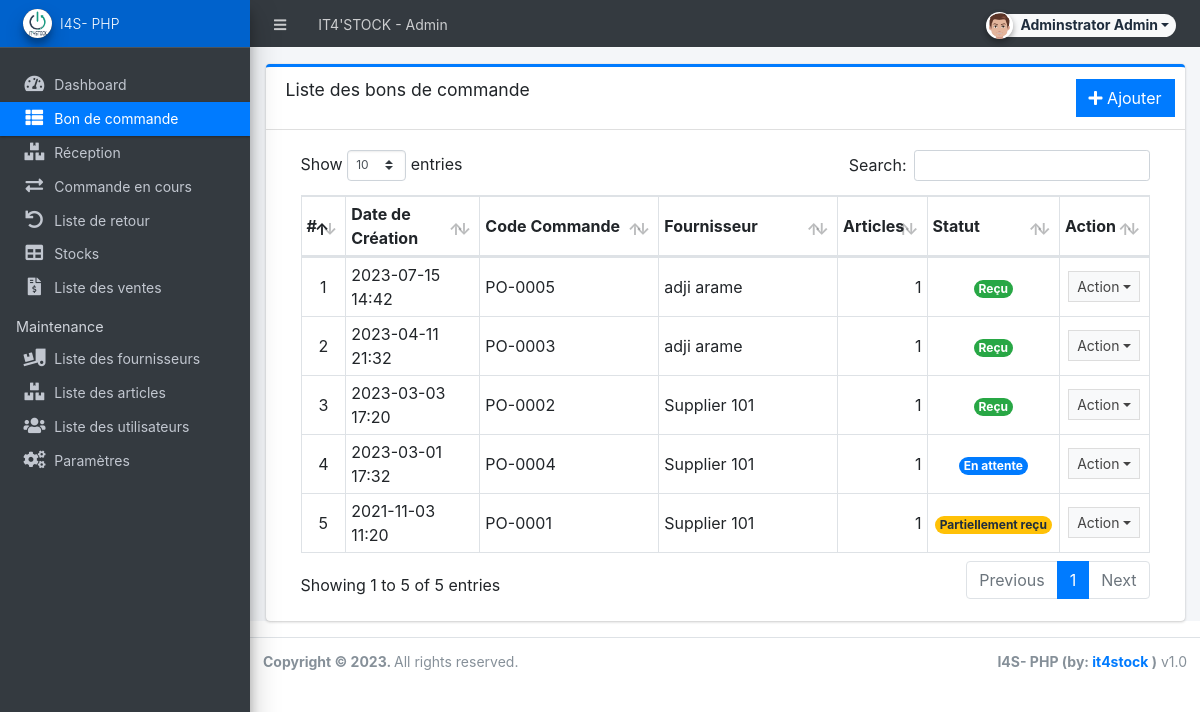
Page /admin/?page=purchase_order (signed in) on the committed database.
### tables this page shows
CREATE TABLE `purchase_order_list` (
  `id` int(30) NOT NULL,
  `po_code` varchar(50) NOT NULL,
  `supplier_id` int(30) NOT NULL,
  `amount` float NOT NULL,
  `discount_perc` float NOT NULL DEFAULT 0,
  `discount` float NOT NULL DEFAULT 0,
  `tax_perc` float NOT NULL DEFAULT 0,
  `tax` float NOT NULL DEFAULT 0,
  `remarks` text NOT NULL,
  `status` tinyint(4) NOT NULL DEFAULT 0 COMMENT '0 = pending, 1 = partially received, 2 =received',
  `date_created` datetime NOT NULL DEFAULT current_timestamp(),
  `date_updated` datetime NOT NULL DEFAULT current_timestamp() ON UPDATE current_timestamp()
);

CREATE TABLE `supplier_list` (
  `id` int(30) NOT NULL,
  `name` text NOT NULL,
  `address` text NOT NULL,
  `cperson` text NOT NULL,
  `contact` text NOT NULL,
  `status` tinyint(1) NOT NULL DEFAULT 1,
  `date_created` datetime NOT NULL DEFAULT current_timestamp(),
  `date_updated` datetime NOT NULL DEFAULT current_timestamp() ON UPDATE current_timestamp()
);

### config.php (called while the page is built, shortened)
<?php
require_once('classes/DBConnection.php');
require_once('classes/SystemSettings.php');
function validate_image($file){
	if(!empty($file)){
        $ex = explode('?',$file);
        $file = $ex[0];
        $param =  isset($ex[1]) ? '?'.$ex[1]  : '';
		if(is_file(base_app.$file)){
			return base_url.$file.$param;
		}else{
			return base_url.'dist/img/no-image-available.png';
		}
	}else{
		return base_url.'dist/img/no-image-available.png';
	}
}
function isMobileDevice(){
    $aMobileUA = array(
        '/iphone/i' => 'iPhone',
        '/ipod/i' => 'iPod',
        '/ipad/i' => 'iPad',
        '/android/i' => 'Android',
        '/blackberry/i' => 'BlackBerry',
        '/webos/i' => 'Mobile'
    );
    return false;
}
?>

### classes/DBConnection.php (called while the page is built, shortened)
<?php
class DBConnection{
    private $host = DB_SERVER;
    private $username = DB_USERNAME;
    private $password = DB_PASSWORD;
    private $database = DB_NAME;
    public $conn;
    public function __construct(){
        if (!isset($this->conn)) {
            $this->conn = new mysqli($this->host, $this->username, $this->password, $this->database);
        }
    }
}

### classes/SystemSettings.php (called while the page is built, shortened)
<?php
class SystemSettings extends DBConnection
{
  function userdata($field = '')
  {
    if (!empty($field)) {
      if (isset($_SESSION['userdata'][$field]))
        return $_SESSION['userdata'][$field];
      else
        return null;
    } else {
      return false;
    }
  }
  function info($field = '')
  {
    if (!empty($field)) {
      if (isset($_SESSION['system_info'][$field]))
        return $_SESSION['system_info'][$field];
      else
        return false;
    } else {
      return false;
    }
  }
}
$_settings = new SystemSettings();

### admin/purchase_order/index.php (the view, shortened to what this page needs)
<div class="card card-outline card-primary">
  <div class="card-header">
    <h3 class="card-title">Liste des bons de commande</h3>
    <div class="card-tools">
      <a href="<?php echo base_url ?>admin/?page=purchase_order/manage_po" class="btn btn-flat btn-primary"><span class="fas fa-plus"></span> Ajouter</a>
    </div>
  </div>
  <div class="card-body">
    <div class="container-fluid">
      <div class="container-fluid">
        <table class="table table-bordered table-stripped">
          <colgroup>
            <col width="5%">
            <col width="15%">
            <col width="20%">
            <col width="20%">
            <col width="10%">
            <col width="10%">
            <col width="10%">
          </colgroup>
          <thead>
            <tr>
              <th>#</th>
              <th>Date de Création</th>
              <th>Code Commande</th>
              <th>Fournisseur</th>
              <th>Articles</th>
              <th>Statut</th>
              <th>Action</th>
            </tr>
          </thead>
          <tbody>
            <?php
            $i = 1;
            $qry = $conn->query("SELECT p.*, s.name as supplier FROM `purchase_order_list` p inner join supplier_list s on p.supplier_id = s.id order by p.`date_created` desc");
            while ($row = $qry->fetch_assoc()) :
              $row['items'] = $conn->query("SELECT count(item_id) as `items` FROM `po_items` where po_id = '{$row['id']}' ")->fetch_assoc()['items'];
            ?>
              <tr>
                <td class="text-center"><?php echo $i++; ?></td>
                <td><?php echo date("Y-m-d H:i", strtotime($row['date_created'])) ?></td>
                <td><?php echo $row['po_code'] ?></td>
                <td><?php echo $row['supplier'] ?></td>
                <td class="text-right"><?php echo number_format($row['items']) ?></td>
                <td class="text-center">
                  <?php if ($row['status'] == 0) : ?>
                    <span class="badge badge-primary rounded-pill">En attente</span>
                  <?php elseif ($row['status'] == 1) : ?>
                    <span class="badge badge-warning rounded-pill">Partiellement reçu</span>
                  <?php elseif ($row['status'] == 2) : ?>
                    <span class="badge badge-success rounded-pill">Reçu</span>
                  <?php else : ?>
                    <span class="badge badge-danger rounded-pill">N/A</span>
                  <?php endif; ?>
                </td>
                <td align="center">
                  <button type="button" class="btn btn-flat btn-default btn-sm dropdown-toggle dropdown-icon" data-toggle="dropdown">
                    Action
                  </button>
                </td>
              </tr>
            <?php endwhile; ?>
          </tbody>
        </table>
      </div>
    </div>
  </div>
</div>

### admin/index.php (shortened to what this page needs)
<?php require_once('../config.php'); ?>
<!DOCTYPE html>
<html lang="en" class="" style="height: auto;">
<?php require_once('inc/header.php') ?>
<body class="sidebar-mini layout-fixed control-sidebar-slide-open layout-navbar-fixed sidebar-mini-md sidebar-mini-xs" data-new-gr-c-s-check-loaded="14.991.0" data-gr-ext-installed="" style="height: auto;">
  <div class="wrapper">
    <?php require_once('inc/topBarNav.php') ?>
    <?php require_once('inc/navigation.php') ?>
    <?php $page = isset($_GET['page']) ? $_GET['page'] : 'home';  ?>
    <div class="content-wrapper pt-3" style="min-height: 567.854px;">
      <section class="content ">
        <div class="container-fluid">
          <?php
          if (!file_exists($page . ".php") && !is_dir($page)) {
            include '404.html';
          } else {
            if (is_dir($page))
              include $page . '/index.php';
            else
              include $page . '.php';
          }
          ?>
        </div>
      </section>
    </div>
    <?php require_once('inc/footer.php') ?>
</body>
</html>

### admin/inc/header.php (shortened to what this page needs)
<head>
    <link rel="stylesheet" href="<?php echo base_url ?>plugins/fontawesome-free/css/all.min.css">
    <link rel="stylesheet" href="<?php echo base_url ?>plugins/tempusdominus-bootstrap-4/css/tempusdominus-bootstrap-4.min.css">
  <link rel="stylesheet" href="<?php echo base_url ?>plugins/datatables-bs4/css/dataTables.bootstrap4.min.css">
  <link rel="stylesheet" href="<?php echo base_url ?>plugins/datatables-responsive/css/responsive.bootstrap4.min.css">
  <link rel="stylesheet" href="<?php echo base_url ?>plugins/datatables-buttons/css/buttons.bootstrap4.min.css">
  <link rel="stylesheet" href="<?php echo base_url ?>plugins/select2/css/select2.min.css">
  <link rel="stylesheet" href="<?php echo base_url ?>plugins/select2-bootstrap4-theme/select2-bootstrap4.min.css">
    <link rel="stylesheet" href="<?php echo base_url ?>plugins/icheck-bootstrap/icheck-bootstrap.min.css">
    <link rel="stylesheet" href="<?php echo base_url ?>plugins/jqvmap/jqvmap.min.css">
    <link rel="stylesheet" href="<?php echo base_url ?>dist/css/adminlte.css">
    <link rel="stylesheet" href="<?php echo base_url ?>dist/css/custom.css">
    <link rel="stylesheet" href="<?php echo base_url ?>plugins/overlayScrollbars/css/OverlayScrollbars.min.css">
    <link rel="stylesheet" href="<?php echo base_url ?>plugins/daterangepicker/daterangepicker.css">
    <link rel="stylesheet" href="<?php echo base_url ?>plugins/summernote/summernote-bs4.min.css">
  <link rel="stylesheet" href="<?php echo base_url ?>plugins/sweetalert2-theme-bootstrap-4/bootstrap-4.min.css">
  </head>

### admin/inc/topBarNav.php (shortened to what this page needs)
<nav class="main-header navbar navbar-expand navbar-dark border border-light border-top-0  border-left-0 border-right-0 navbar-light text-sm bg-dark">
  <ul class="navbar-nav">
    <li class="nav-item">
      <a class="nav-link" data-widget="pushmenu" href="#" role="button"><i class="fas fa-bars"></i></a>
    </li>
    <li class="nav-item d-none d-sm-inline-block">
      <a href="<?php echo base_url ?>" class="nav-link"><?php echo (!isMobileDevice()) ? $_settings->info('name') : $_settings->info('short_name'); ?> - Admin</a>
    </li>
  </ul>
  <ul class="navbar-nav ml-auto">
    <li class="nav-item">
      <div class="btn-group nav-link">
        <button type="button" class="btn btn-rounded badge badge-light dropdown-toggle dropdown-icon" data-toggle="dropdown">
          <span><img src="<?php echo validate_image($_settings->userdata('avatar')) ?>" class="img-circle elevation-2 user-img" alt="User Image"></span>
          <span class="ml-3"><?php echo ucwords($_settings->userdata('firstname') . ' ' . $_settings->userdata('lastname')) ?></span>
        </button>
      </div>
    </li>
  </ul>
</nav>

### admin/inc/navigation.php (shortened to what this page needs)
<aside class="main-sidebar sidebar-dark-primary elevation-4 sidebar-no-expand">
  <a href="<?php echo base_url ?>admin" class="brand-link bg-primary text-sm">
  <img src="<?php echo validate_image($_settings->info('logo'))?>" alt="Store Logo" class="brand-image img-circle elevation-3 bg-black" style="width: 1.8rem;height: 1.8rem;max-height: unset">
  <span class="brand-text font-weight-light"><?php echo $_settings->info('short_name') ?></span>
  </a>
  <div class="sidebar os-host os-theme-light os-host-overflow os-host-overflow-y os-host-resize-disabled os-host-transition os-host-scrollbar-horizontal-hidden">
    <div class="os-content-glue" style="margin: 0px -8px; width: 249px; height: 646px;"></div>
    <div class="os-padding">
      <div class="os-viewport os-viewport-native-scrollbars-invisible" style="overflow-y: scroll;">
        <div class="os-content" style="padding: 0px 8px; height: 100%; width: 100%;">
          <nav class="mt-4">
             <ul class="nav nav-pills nav-sidebar flex-column text-sm nav-compact nav-flat nav-child-indent nav-collapse-hide-child" data-widget="treeview" role="menu" data-accordion="false">
              <li class="nav-item dropdown">
                <a href="./" class="nav-link nav-home">
                  <i class="nav-icon fas fa-tachometer-alt"></i>
                  <p>
                    Dashboard
                  </p>
                </a>
              </li>
              <li class="nav-item">
                <a href="<?php echo base_url ?>admin/?page=purchase_order" class="nav-link nav-purchase_order">
                  <i class="nav-icon fas fa-th-list"></i>
                  <p>
                  Bon de commande
                  </p>
                </a>
              </li>
              <li class="nav-item">
                <a href="<?php echo base_url ?>admin/?page=receiving" class="nav-link nav-receiving">
                  <i class="nav-icon fas fa-boxes"></i>
                  <p>
                  Réception
                  </p>
                </a>
              </li>
              <li class="nav-item">
                <a href="<?php echo base_url ?>admin/?page=back_order" class="nav-link nav-back_order">
                  <i class="nav-icon fas fa-exchange-alt"></i>
                  <p>
                  Commande en cours
                  </p>
                </a>
              </li>
              <li class="nav-item">
                <a href="<?php echo base_url ?>admin/?page=return" class="nav-link nav-return">
                  <i class="nav-icon fas fa-undo"></i>
                  <p>
                  Liste de retour
                  </p>
                </a>
              </li>
              <li class="nav-item">
                <a href="<?php echo base_url ?>admin/?page=stocks" class="nav-link nav-stocks">
                  <i class="nav-icon fas fa-table"></i>
                  <p>
                    Stocks
                  </p>
                </a>
              </li>
              <li class="nav-item">
                <a href="<?php echo base_url ?>admin/?page=sales" class="nav-link nav-sales">
                  <i class="nav-icon fas fa-file-invoice-dollar"></i>
                  <p>
                  Liste des ventes
                  </p>
                </a>
              </li>
              <?php if($_settings->userdata('type') == 1): ?>
              <li class="nav-header">Maintenance</li>
              <li class="nav-item dropdown">
                <a href="<?php echo base_url ?>admin/?page=maintenance/supplier" class="nav-link nav-maintenance_supplier">
                  <i class="nav-icon fas fa-truck-loading"></i>
                  <p>
                  Liste des fournisseurs
                  </p>
                </a>
              </li>
              <li class="nav-item dropdown">
                <a href="<?php echo base_url ?>admin/?page=maintenance/item" class="nav-link nav-maintenance_item">
                  <i class="nav-icon fas fa-boxes"></i>
                  <p>
                  Liste des articles
                  </p>
                </a>
              </li>
              <li class="nav-item dropdown">
                <a href="<?php echo base_url ?>admin/?page=user/list" class="nav-link nav-user_list">
                  <i class="nav-icon fas fa-users"></i>
                  <p>
                  Liste des utilisateurs
                  </p>
                </a>
              </li>
              <li class="nav-item dropdown">
                <a href="<?php echo base_url ?>admin/?page=system_info" class="nav-link nav-system_info">
                  <i class="nav-icon fas fa-cogs"></i>
                  <p>
                  Paramètres
                  </p>
                </a>
              </li>
              <?php endif; ?>
            </ul>
          </nav>
        </div>
      </div>
    </div>
  </div>
</aside>

### admin/inc/footer.php (shortened to what this page needs)
<footer class="main-footer text-sm">
  <strong>Copyright © <?php echo date('Y') ?>.
  </strong>
  All rights reserved.
  <div class="float-right d-none d-sm-inline-block">
    <b><?php echo $_settings->info('short_name') ?> (by: <a href="mailto:it4stock@gmail.com" target="blank">it4stock</a> )</b> v1.0
  </div>
</footer>
</div>

### admin/inc/topBarNav.php (style rules this page uses)
.user-img { position: absolute; height: 27px; width: 27px; object-fit: cover; left: -7%; top: -12%; }
.btn-rounded { border-radius: 50px; }

### rows in the picture
purchase_order_list: date_created "2023-07-15 14:42", po_code "PO-0005", supplier.name "adji arame", items "1", status "Reçu"
purchase_order_list: date_created "2023-04-11 21:32", po_code "PO-0003", supplier.name "adji arame", items "1", status "Reçu"
purchase_order_list: date_created "2023-03-03 17:20", po_code "PO-0002", supplier.name "Supplier 101", supplier "1", status "Reçu"
purchase_order_list: date_created "2023-03-01 17:32", po_code "PO-0004", supplier.name "Supplier 101", supplier "1", status "En attente"
purchase_order_list: date_created "2021-11-03 11:20", po_code "PO-0001", supplier.name "Supplier 101", supplier "1", status "Partiellement reçu"

### other values in the picture
$_settings->info('name') "IT4'STOCK"
$_settings->info('short_name') "I4S- PHP"
